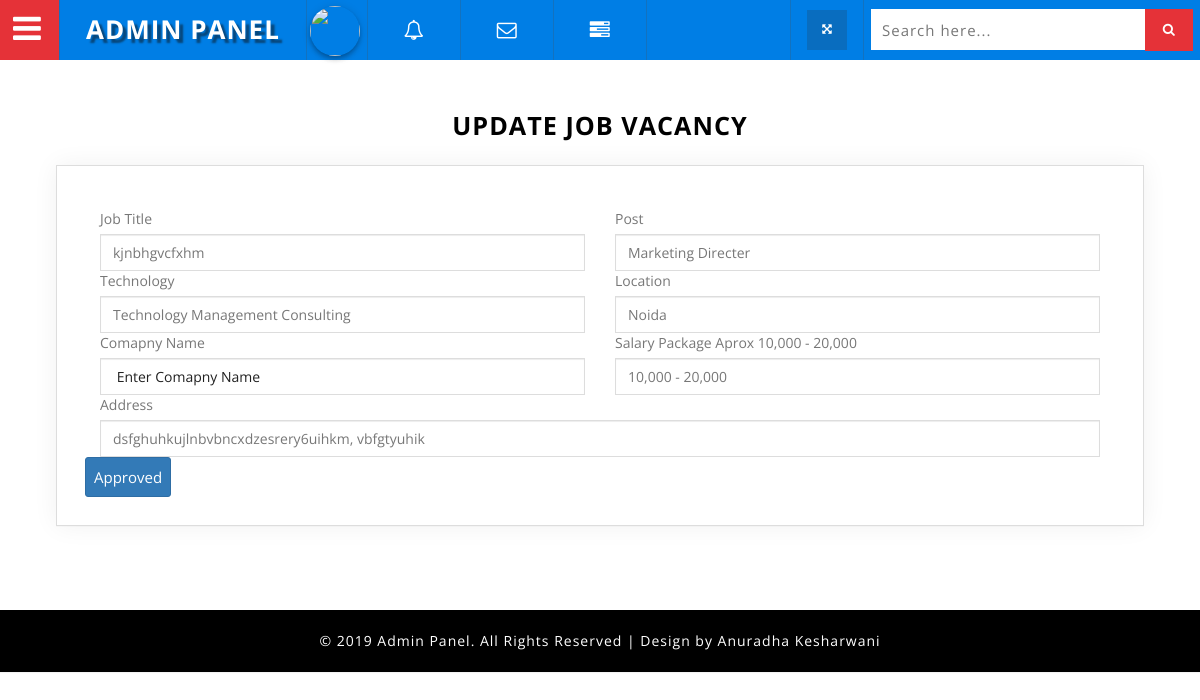
/admin/jobupdatedata.php?userid=3, run on the app's committed database.
### tables this page shows
CREATE TABLE `job` (
  `id` int(10) NOT NULL,
  `userid` int(10) NOT NULL,
  `Job Title` varchar(40) NOT NULL,
  `Post` varchar(40) NOT NULL,
  `Technology` varchar(40) NOT NULL,
  `Location` varchar(80) NOT NULL,
  `Company` varchar(60) NOT NULL,
  `Salary` varchar(90) NOT NULL,
  `Address` varchar(160) NOT NULL,
  `updatedtime` timestamp(6) NOT NULL DEFAULT CURRENT_TIMESTAMP(6) ON UPDATE CURRENT_TIMESTAMP(6),
  `status` varchar(20) NOT NULL
);

### admin/jobupdatedata.php (the view, shortened to what this page needs)
<?php
$datab = mysqli_connect('localhost','root','root','jobportal');
?>
<!DOCTYPE html>
<html lang="zxx">
<head>
<link href="css/bootstrap.css" rel="stylesheet" type="text/css" media="all" />
<link href="css/component.css" rel="stylesheet" type="text/css" media="all" />
<link href="css/style_grid.css" rel="stylesheet" type="text/css" media="all" />
<link href="css/style.css" rel="stylesheet" type="text/css" media="all" />
<link href="css/font-awesome.css" rel="stylesheet">
</head>
<body>
<div class="wthree_agile_admin_info">
		  <div class="w3_agileits_top_nav">
			<ul id="gn-menu" class="gn-menu-main">
				<li class="gn-trigger">
					<a class="gn-icon gn-icon-menu"><i class="fa fa-bars" aria-hidden="true"></i><span>Menu</span></a>
								</li>
							</ul>
						</div>
                <li class="second logo"><h1><a href="main-page.php"><i class="fa fa-graduation-cap" aria-hidden="true"></i>Admin Panel</a></h1></li>
					<li class="second admin-pic">
				       <ul class="top_dp_agile">
									<li class="dropdown profile_details_drop">
										<a href="#" class="dropdown-toggle" data-toggle="dropdown" aria-expanded="false">
											<div class="profile_img">
												<span class="prfil-img"><img src="images/user.png" style="height:50px;width:50px;" alt=""> </span>
											</div>
										</a>
									</li>
						</ul>
				</li>
				<li class="second top_bell_nav">
				   <ul class="top_dp_agile ">
									<li class="dropdown head-dpdn">
										<a href="#" class="dropdown-toggle" data-toggle="dropdown" aria-expanded="true"><i class="fa fa-bell-o" aria-hidden="true"></i> </a>
									</li>
						</ul>
				</li>
				<li class="second top_bell_nav">
				   <ul class="top_dp_agile ">
									<li class="dropdown head-dpdn">
										<a href="#" class="dropdown-toggle" data-toggle="dropdown" aria-expanded="true"><i class="fa fa-envelope-o" aria-hidden="true"></i> </a>
									</li>
						</ul>
				</li>
				<li class="second top_bell_nav">
				   <ul class="top_dp_agile ">
				       <li class="dropdown head-dpdn">
										<a href="#" class="dropdown-toggle" data-toggle="dropdown" aria-expanded="false"><i class="fa fa-tasks"></i></a>
									</li>
								</ul>
				</li>
				<li class="second w3l_search">
						<form action="#" method="post">
							<input type="search" name="search" placeholder="Search here..." required="">
							<button class="btn btn-default" type="submit"><i class="fa fa-search" aria-hidden="true"></i></button>
						</form>
				</li>
				<li class="second full-screen">
					<section class="full-top">
						<button id="toggle"><i class="fa fa-arrows-alt" aria-hidden="true"></i></button>
					</section>
				</li>
		</div>
				<div class="inner_content">
					<div class="inner_content_w3_agile_info two_in">
					  <h2 class="w3_inner_tittle text-center">Update Job Vacancy</h2>
													<div class="forms-main_agileits">
															<div class="graph-form agile_info_shadow">
					<?php
$user=mysqli_query($datab,"select * from job where id='".$_GET['userid']."'");
while($row=mysqli_fetch_array($user))
{
	?>
						<div class="form-body">
			<form method="post">
				<div class="form-group">
					<div class="col-md-6">
					 <label>Job Title</label>
				<input type="text" class="form-control"placeholder="Job Title" name="job" value="<?php echo $row['Job Title'];?>"> </div></div>
				 <div class="form-group">
				 	<div class="col-md-6">
				 	<label>Post</label>
	<input type="text" class="form-control"placeholder="Post" name="post" value="<?php echo $row['Post'];?>">
	 </div> </div>
	  <div class="form-group">
				 	<div class="col-md-6">
				 	<label>Technology</label>
	<input type="text" class="form-control"placeholder="Technology" name="techno" value="<?php echo $row['Technology'];?>">
	 </div> </div>
	  <div class="form-group">
				 	<div class="col-md-6">
				 	<label>Location</label>
	<input type="text" class="form-control"placeholder="Location" name="location" value="<?php echo $row['Location'];?>">
	 </div> </div>
	  <div class="form-group">
				 	<div class="col-md-6">
				 	<label>Comapny Name</label>
	<input type="text" class="form-control"placeholder=" Enter Comapny Name" name="cname" value="<?php echo $row['Comapny'];?>">
	 </div> </div>
	  <div class="form-group">
				 	<div class="col-md-6">
				 	<label>Salary Package Aprox 10,000 - 20,000</label>
	<input type="text" class="form-control"placeholder="Salary Package" name="salary" value="<?php echo $row['Salary'];?>">
	 </div> </div>
	  <div class="form-group">
				 	<div class="col-md-12">
				 	<label>Address</label>
	<input type="text" class="form-control"placeholder="Address" name="add" value="<?php echo $row['Address'];?>">
	 </div> </div>
	 <button class="btn btn-primary btn-sm" name="save">Approved</button>
	  </form>
			</div>
<?php } ?>
											</div>
											</div>
																</div>
				    </div>
<div class="copyrights">
	 <p>© 2019 Admin Panel. All Rights Reserved | Design by Anuradha Kesharwani </p>
</div>
</body>
</html>

### admin/css/component.css (style rules this page uses)
*, *:after, *::before { -webkit-box-sizing: border-box; -moz-box-sizing: border-box; box-sizing: border-box; }
.gn-menu-main ul { margin: 0; padding: 0; list-style: none; text-transform: none; }
.gn-menu-main { top: 0; left: 0; width: 100%; height: 60px; font-size: 13px; position: fixed; }
.w3_agileits_top_nav { background: #007ee5; color: #fff; top: 0; left: 0; width: 100%; height: 60px; font-size: 13px; position: fixed; z-index: 999; }
.gn-menu-main a { display: block; height: 100%; color: #fff; text-decoration: none; cursor: pointer; }
.gn-menu-main > li { display: block; float: left; height: 100%; border-right: 1px solid #1372bf; text-align: center; }
li.second { padding: 0 7px; }
li.second.logo { padding: 0 26px; }
i.fa.fa-bars { color: #fff; }
.gn-menu-main li.gn-trigger { position: relative; width: 60px; -webkit-touch-callout: none; -webkit-user-select: none; -khtml-user-select: none; -moz-user-select: none; -ms-user-select: none; user-select: none; background: #e53238; color: #fff; padding: 5px 8px 0 0; font-size: 2.5em; }
.gn-menu-main > li:nth-child(7) { float: right; border-right: none; width: 28%; margin-top: 9px; }
.gn-menu-main > li:last-child { float: right; border-left: 1px solid #1372bf; }
.gn-menu-main > li > a { text-transform: uppercase; letter-spacing: 1px; font-weight: bold; }
.gn-menu-main:after { display: table; clear: both; content: ""; }
@media (max-width:1280px) { .gn-menu-main li.gn-trigger { position: relative; width: 60px; -webkit-touch-callout: none; -webkit-user-select: none; -khtml-user-select: none; -moz-user-select: none; -ms-user-select: none; user-select: none; background: #e53238; color: #fff; padding: 5px 4px 0 0; font-size: 2.5em; } }

### data on the page
job: job "kjnbhgvcfxhm", post "Marketing Directer", techno "Technology Management Consulting", location "Noida", salary "10,000 - 20,000", add "dsfghuhkujlnbvbncxdzesrery6uihkm, vbfgtyuhik"
